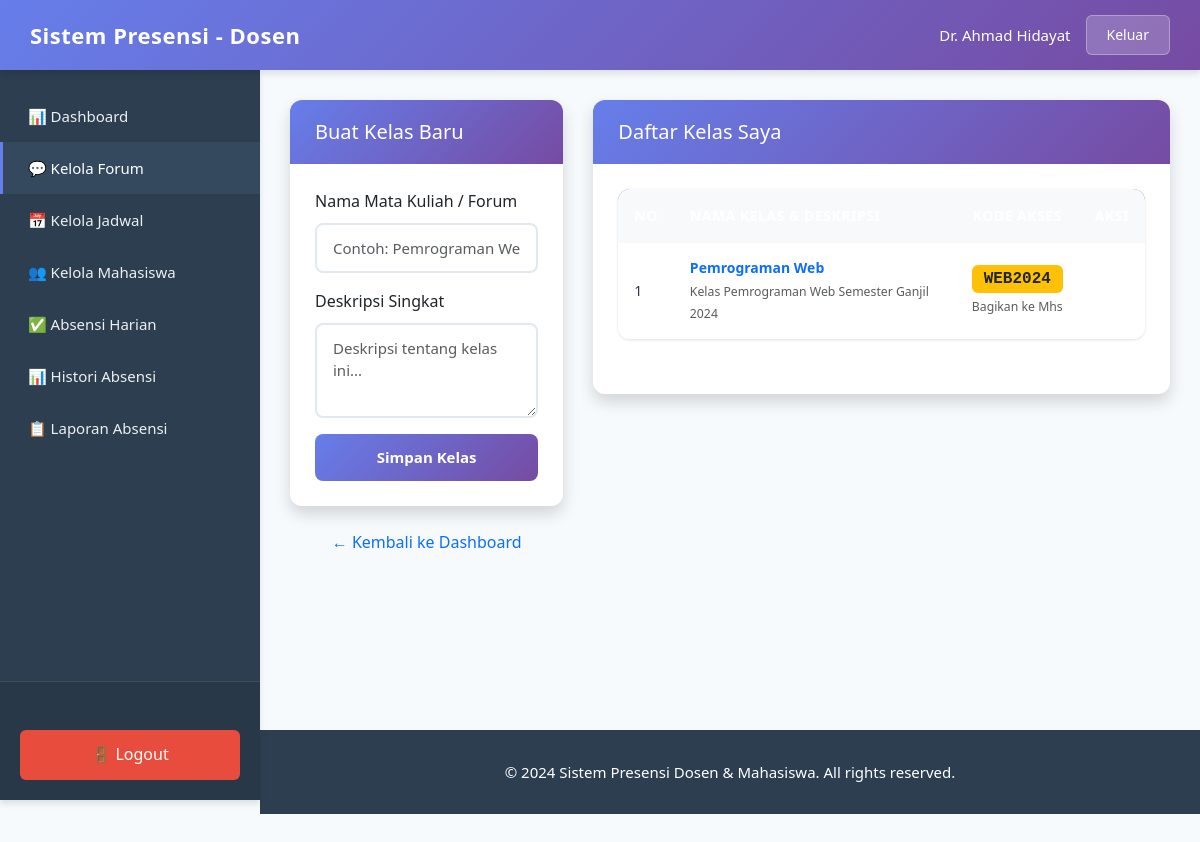
The page /dosen/kelola_forum.php (signed in) on the database its author committed.
### tables this page shows
CREATE TABLE forums (
    id INT AUTO_INCREMENT PRIMARY KEY,
    kode_forum VARCHAR(20) NOT NULL UNIQUE,
    judul VARCHAR(100) NOT NULL,
    deskripsi TEXT,
    dosen_id INT,
    created_by INT,
    created_at TIMESTAMP DEFAULT CURRENT_TIMESTAMP,
    FOREIGN KEY (dosen_id) REFERENCES users(id) ON DELETE CASCADE,
    FOREIGN KEY (created_by) REFERENCES users(id) ON DELETE CASCADE
);

### dosen/kelola_forum.php (the view, shortened to what this page needs)
<?php
require_once __DIR__ . '/../config.php';
$dosen_id = $_SESSION['user_id'] ?? 1;
$query = "SELECT id, judul AS nama_forum, deskripsi, kode_forum FROM forums WHERE dosen_id = '$dosen_id' ORDER BY id DESC";
$result = mysqli_query($conn, $query);
include __DIR__ . '/../includes/header.php';
?>
<div class="row">
        <div class="col-md-4 mb-4">
            <div class="card shadow">
                <div class="card-header bg-primary text-white">
                    <h5 class="mb-0"><i class="bi bi-plus-circle"></i> Buat Kelas Baru</h5>
                </div>
                <div class="card-body">
                    <form method="POST">
                        <div class="mb-3">
                            <label class="form-label">Nama Mata Kuliah / Forum</label>
                            <input type="text" name="nama_forum" class="form-control" placeholder="Contoh: Pemrograman Web" required>
                        </div>
                        <div class="mb-3">
                            <label class="form-label">Deskripsi Singkat</label>
                            <textarea name="deskripsi" class="form-control" rows="3" placeholder="Deskripsi tentang kelas ini..."></textarea>
                        </div>
                        <div class="d-grid">
                            <button type="submit" name="tambah_forum" class="btn btn-primary">
                                Simpan Kelas
                            </button>
                        </div>
                    </form>
                </div>
            </div>
            <div class="mt-3 text-center">
                <a href="dashboard.php" class="text-decoration-none">← Kembali ke Dashboard</a>
            </div>
        </div>
        <div class="col-md-8">
            <div class="card shadow">
                <div class="card-header bg-white">
                    <h5 class="mb-0">Daftar Kelas Saya</h5>
                </div>
                <div class="card-body">
                    <div class="table-responsive">
                        <table class="table table-hover align-middle">
                            <thead class="table-light">
                                <tr>
                                    <th>No</th>
                                    <th>Nama Kelas & Deskripsi</th>
                                    <th class="text-center">Kode Akses</th>
                                    <th class="text-center">Aksi</th>
                                </tr>
                            </thead>
                            <tbody>
                                <?php if(mysqli_num_rows($result) > 0): ?>
                                    <?php $no=1; while($row = mysqli_fetch_assoc($result)): ?>
                                    <tr>
                                        <td><?= $no++; ?></td>
                                        <td>
                                            <strong class="text-primary"><?= $row['nama_forum']; ?></strong><br>
                                            <small class="text-muted"><?= $row['deskripsi']; ?></small>
                                        </td>
                                        <td class="text-center">
                                            <span class="badge bg-warning text-dark fs-6 font-monospace">
                                                <?= $row['kode_forum']; ?>
                                            </span>
                                            <div class="small text-muted mt-1">Bagikan ke Mhs</div>
                                        </td>
                                        <td class="text-center">
                                            <a href="kelola_forum.php?hapus=<?= $row['id']; ?>"
                                               class="btn btn-sm btn-outline-danger"
                                               onclick="return confirm('Yakin ingin menghapus kelas ini? Semua jadwal & data di dalamnya akan hilang.');">
                                            </a>
                                        </td>
                                    </tr>
                                    <?php endwhile; ?>
                                <?php endif; ?>
                            </tbody>
                        </table>
                    </div>
                </div>
            </div>
        </div>
    </div>
<?php include __DIR__ . '/../includes/footer.php'; ?>

### assets/css/style.css (style rules this page uses)
:root { --primary-gradient-start: #667eea; --primary-gradient-end: #764ba2; --sidebar-bg: #2c3e50; --sidebar-active: #34495e; --text-dark: #2d3748; --text-light: #718096; --border-color: #e2e8f0; --shadow-sm: 0 1px 3px rgba(0, 0, 0, 0.12); --shadow-md: 0 4px 6px rgba(0, 0, 0, 0.1); --shadow-lg: 0 10px 15px rgba(0, 0, 0, 0.1); --transition: all 0.3s ease; }
* { margin: 0; padding: 0; box-sizing: border-box; }
body { font-family: 'Segoe UI', Tahoma, Geneva, Verdana, sans-serif; background: #f7fafc; color: var(--text-dark); line-height: 1.6; min-height: 100vh; }
.form-control { width: 100%; padding: 12px 16px; border: 2px solid var(--border-color); border-radius: 8px; font-size: 15px; transition: var(--transition); background: white; }
.btn { padding: 12px 24px; font-size: 15px; font-weight: 600; border-radius: 8px; border: none; cursor: pointer; transition: var(--transition); text-decoration: none; display: inline-block; text-align: center; }
.btn-primary { background: linear-gradient(135deg, var(--primary-gradient-start), var(--primary-gradient-end)); color: white; }
.table-responsive { background: white; border-radius: 12px; box-shadow: var(--shadow-sm); overflow: hidden; margin-bottom: 30px; }
.table { width: 100%; margin: 0; }
.table thead { background: linear-gradient(135deg, var(--primary-gradient-start), var(--primary-gradient-end)); }
.table thead th { color: white; font-weight: 600; padding: 16px; font-size: 14px; text-transform: uppercase; letter-spacing: 0.5px; border: none; }
.table tbody td { padding: 14px 16px; font-size: 14px; color: var(--text-dark); border-bottom: 1px solid var(--border-color); }
.table tbody tr:last-child td { border-bottom: none; }
.badge { padding: 6px 12px; border-radius: 6px; font-size: 12px; font-weight: 600; display: inline-block; }
.card { background: white; border-radius: 12px; box-shadow: var(--shadow-sm); margin-bottom: 24px; border: none; overflow: hidden; }
.card-header { background: linear-gradient(135deg, var(--primary-gradient-start), var(--primary-gradient-end)); color: white; padding: 20px 25px; font-size: 18px; font-weight: 600; border: none; }
.card-body { padding: 25px; }
.btn-sm { padding: 6px 14px; font-size: 13px; }
.shadow { box-shadow: 0 0.5rem 1rem rgba(0, 0, 0, 0.15) !important; }
.mb-4 { margin-bottom: 1.5rem !important; }
.mt-3 { margin-top: 1rem !important; }
.text-center { text-align: center; }
.text-muted { color: var(--text-light); }
.mb-3 { margin-bottom: 1rem; }
.mb-4 { margin-bottom: 1.5rem; }
.mt-3 { margin-top: 1rem; }
.row { display: flex; flex-wrap: wrap; margin-left: -15px; margin-right: -15px; }
.row > * { padding-left: 15px; padding-right: 15px; }
.col-md-4 { flex: 0 0 auto; width: 33.333333%; }
.col-md-8 { flex: 0 0 auto; width: 66.666667%; }

### rows shown on the page
forums: judul "Pemrograman Web", deskripsi "Kelas Pemrograman Web Semester Ganjil 2024", kode_forum "WEB2024"

### other values the page prints
$_SESSION['role'] "Dosen"
$_SESSION['nama'] "Dr. Ahmad Hidayat"
